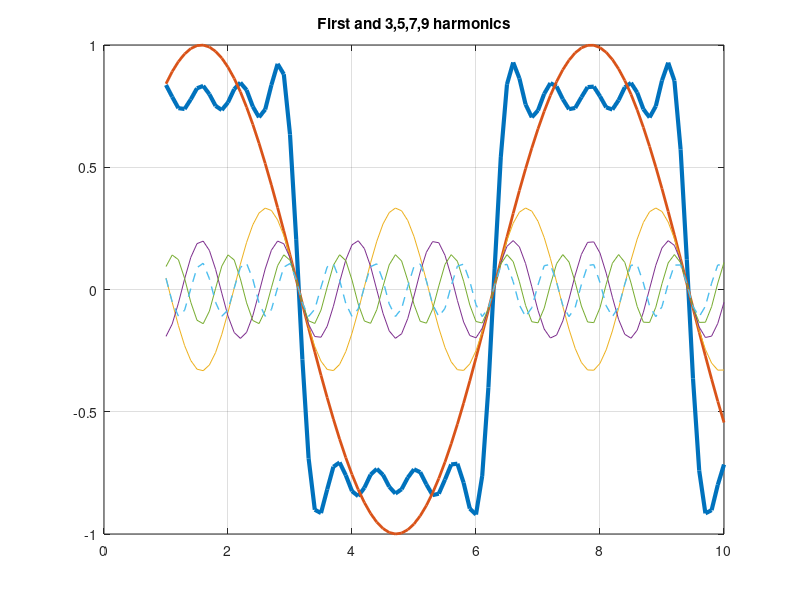

Write MATLAB code to recreate this figure.
%% First harmonic

% Creating time vector 't':
t = 1: 0.1 :10;

% Generating a sinusoidal signal from the 't':
y = sin(t);

% Creating and setting up plot:
plot(t,y,'LineWidth',3); 
grid on;
title ('First harmonic');

%% Adding third harmonic

% Generating a signal with third harmonic from sinusoidal signal 'y' by adding
% a higher frequency of three times and correspondingly lower amplitude:
y3 = sin(t) + sin(3*t)/3;

% Creating and setting up plot:
plot(t,y3,'LineWidth',3); 
grid on;
hold on;
title ('First and third harmonics');

% Adding 'y' and 'y3' for comparison:
plot (t,y,'LineWidth',2,'LineStyle','-')
plot(t,sin(3*t)/3,'LineWidth',1,'LineStyle','--'); 
hold off;

%% Adding 5,7 and 9 harmonics

% Generating a signal with third harmonic from sinusoidal signal 'y' by adding
% a higher frequency of 5,7 and 9 times and correspondingly lower amplitude:
y5 = sin(t) + sin(5*t)/5;
y7 = sin(t) + sin(7*t)/7;
y9 = sin(t) + sin(9*t)/9;

% Creat S - summ of harmonics:
S = sin(t) + sin(3*t)/3 + sin(5*t)/5 + sin(7*t)/7 + sin(9*t)/9;

% Creating and setting up plot:
plot(t,S,'LineWidth',3); 
grid on;
hold on;
title ('First and 3,5,7,9 harmonics');

% Adding 'y' and 'y3','y5','y7','y9' for comparison:
plot (t,y,'LineWidth',2,'LineStyle','-')
plot(t,sin(3*t)/3,t,sin(5*t)/5,t,sin(7*t)/7,t,sin(9*t)/9,'LineWidth',1,'LineStyle','--'); 
hold off;